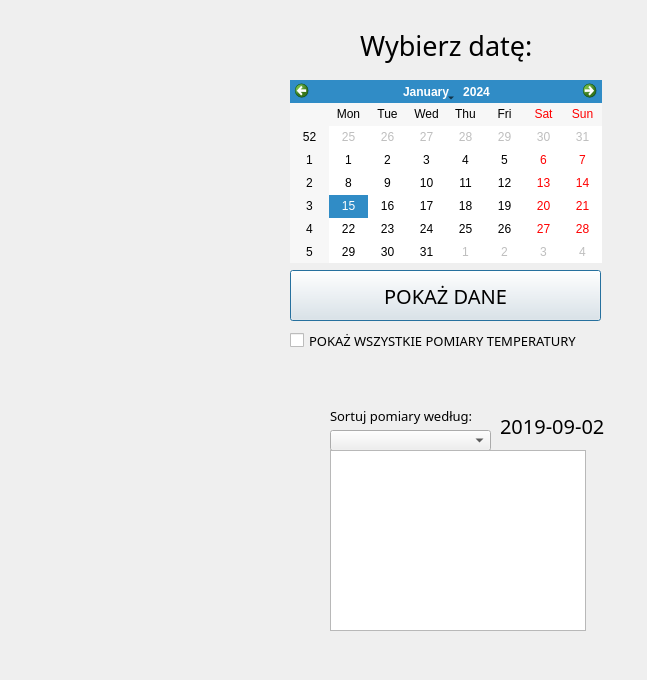
<?xml version="1.0" encoding="UTF-8"?>
<ui version="4.0">
 <class>Dialog</class>
 <widget class="QDialog" name="Dialog">
  <property name="geometry">
   <rect>
    <x>0</x>
    <y>0</y>
    <width>647</width>
    <height>680</height>
   </rect>
  </property>
  <property name="windowTitle">
   <string>Dialog</string>
  </property>
  <widget class="QComboBox" name="d_sort2">
   <property name="geometry">
    <rect>
     <x>330</x>
     <y>430</y>
     <width>161</width>
     <height>21</height>
    </rect>
   </property>
   <property name="font">
    <font>
     <family>Microsoft YaHei UI Light</family>
    </font>
   </property>
  </widget>
  <widget class="QLabel" name="l_data_32">
   <property name="geometry">
    <rect>
     <x>330</x>
     <y>400</y>
     <width>151</width>
     <height>31</height>
    </rect>
   </property>
   <property name="font">
    <font>
     <family>Microsoft YaHei Light</family>
     <pointsize>10</pointsize>
     <weight>50</weight>
     <bold>false</bold>
    </font>
   </property>
   <property name="text">
    <string>Sortuj pomiary według:</string>
   </property>
  </widget>
  <widget class="QLabel" name="widget">
   <property name="geometry">
    <rect>
     <x>50</x>
     <y>20</y>
     <width>165</width>
     <height>168</height>
    </rect>
   </property>
   <property name="font">
    <font>
     <family>Microsoft YaHei Light</family>
     <weight>50</weight>
     <bold>false</bold>
    </font>
   </property>
   <property name="text">
    <string/>
   </property>
  </widget>
  <widget class="QListWidget" name="listWidget2">
   <property name="geometry">
    <rect>
     <x>330</x>
     <y>450</y>
     <width>256</width>
     <height>181</height>
    </rect>
   </property>
  </widget>
  <widget class="QLabel" name="l_data_22">
   <property name="geometry">
    <rect>
     <x>360</x>
     <y>20</y>
     <width>181</width>
     <height>51</height>
    </rect>
   </property>
   <property name="font">
    <font>
     <family>Microsoft YaHei Light</family>
     <pointsize>20</pointsize>
     <weight>50</weight>
     <bold>false</bold>
    </font>
   </property>
   <property name="text">
    <string>Wybierz datę:</string>
   </property>
  </widget>
  <widget class="QLabel" name="l_data2">
   <property name="geometry">
    <rect>
     <x>500</x>
     <y>400</y>
     <width>151</width>
     <height>51</height>
    </rect>
   </property>
   <property name="font">
    <font>
     <family>Microsoft YaHei Light</family>
     <pointsize>15</pointsize>
     <weight>50</weight>
     <bold>false</bold>
    </font>
   </property>
   <property name="text">
    <string>2019-09-02</string>
   </property>
  </widget>
  <widget class="QCheckBox" name="checkbox_all2">
   <property name="geometry">
    <rect>
     <x>290</x>
     <y>320</y>
     <width>301</width>
     <height>41</height>
    </rect>
   </property>
   <property name="font">
    <font>
     <family>Microsoft YaHei Light</family>
     <pointsize>10</pointsize>
    </font>
   </property>
   <property name="text">
    <string>POKAŻ WSZYSTKIE POMIARY TEMPERATURY</string>
   </property>
  </widget>
  <widget class="QCalendarWidget" name="calendarWidget2">
   <property name="geometry">
    <rect>
     <x>290</x>
     <y>80</y>
     <width>312</width>
     <height>183</height>
    </rect>
   </property>
  </widget>
  <widget class="QPushButton" name="b_show2">
   <property name="geometry">
    <rect>
     <x>290</x>
     <y>270</y>
     <width>311</width>
     <height>51</height>
    </rect>
   </property>
   <property name="font">
    <font>
     <family>Microsoft YaHei Light</family>
     <pointsize>15</pointsize>
     <weight>50</weight>
     <bold>false</bold>
    </font>
   </property>
   <property name="text">
    <string>POKAŻ DANE</string>
   </property>
  </widget>
 </widget>
 <resources/>
 <connections/>
</ui>
